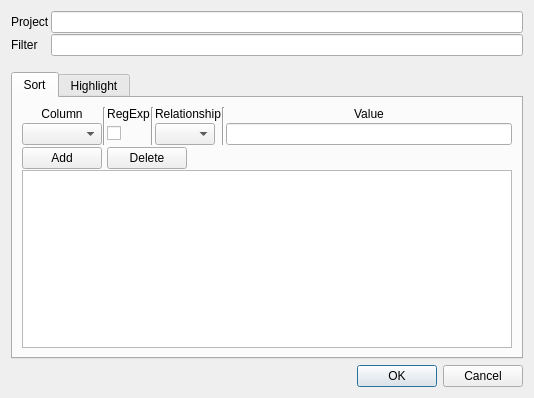
<?xml version="1.0" encoding="UTF-8"?>
<ui version="4.0">
 <class>FilterDialog</class>
 <widget class="QDialog" name="FilterDialog">
  <property name="geometry">
   <rect>
    <x>0</x>
    <y>0</y>
    <width>534</width>
    <height>398</height>
   </rect>
  </property>
  <property name="windowTitle">
   <string>Dialog</string>
  </property>
  <layout class="QGridLayout" name="gridLayout_2">
   <item row="1" column="0">
    <widget class="QDialogButtonBox" name="buttonBox">
     <property name="orientation">
      <enum>Qt::Horizontal</enum>
     </property>
     <property name="standardButtons">
      <set>QDialogButtonBox::Cancel|QDialogButtonBox::Ok</set>
     </property>
    </widget>
   </item>
   <item row="0" column="0">
    <layout class="QGridLayout" name="gridLayout">
     <property name="spacing">
      <number>1</number>
     </property>
     <item row="1" column="2">
      <widget class="QLineEdit" name="filter"/>
     </item>
     <item row="0" column="2">
      <widget class="QLineEdit" name="project"/>
     </item>
     <item row="3" column="0" colspan="3">
      <widget class="QTabWidget" name="tabWidget">
       <property name="currentIndex">
        <number>0</number>
       </property>
       <widget class="QWidget" name="tabSort">
        <attribute name="title">
         <string>Sort</string>
        </attribute>
        <layout class="QGridLayout" name="gridLayout_4">
         <item row="0" column="0">
          <layout class="QGridLayout" name="gridLayout_3">
           <property name="spacing">
            <number>1</number>
           </property>
           <item row="2" column="4">
            <widget class="QComboBox" name="sortRelationship">
             <property name="maximumSize">
              <size>
               <width>60</width>
               <height>16777215</height>
              </size>
             </property>
            </widget>
           </item>
           <item row="0" column="0">
            <widget class="QLabel" name="label_3">
             <property name="sizePolicy">
              <sizepolicy hsizetype="Preferred" vsizetype="Fixed">
               <horstretch>0</horstretch>
               <verstretch>0</verstretch>
              </sizepolicy>
             </property>
             <property name="text">
              <string>Column</string>
             </property>
             <property name="alignment">
              <set>Qt::AlignCenter</set>
             </property>
            </widget>
           </item>
           <item row="2" column="6">
            <widget class="QLineEdit" name="sortValue"/>
           </item>
           <item row="0" column="6">
            <widget class="QLabel" name="label_6">
             <property name="sizePolicy">
              <sizepolicy hsizetype="Preferred" vsizetype="Fixed">
               <horstretch>0</horstretch>
               <verstretch>0</verstretch>
              </sizepolicy>
             </property>
             <property name="text">
              <string>Value</string>
             </property>
             <property name="alignment">
              <set>Qt::AlignCenter</set>
             </property>
            </widget>
           </item>
           <item row="0" column="4">
            <widget class="QLabel" name="label_5">
             <property name="sizePolicy">
              <sizepolicy hsizetype="Preferred" vsizetype="Fixed">
               <horstretch>0</horstretch>
               <verstretch>0</verstretch>
              </sizepolicy>
             </property>
             <property name="text">
              <string>Relationship</string>
             </property>
             <property name="alignment">
              <set>Qt::AlignCenter</set>
             </property>
            </widget>
           </item>
           <item row="0" column="2">
            <widget class="QLabel" name="label_4">
             <property name="sizePolicy">
              <sizepolicy hsizetype="Preferred" vsizetype="Fixed">
               <horstretch>0</horstretch>
               <verstretch>0</verstretch>
              </sizepolicy>
             </property>
             <property name="text">
              <string>RegExp</string>
             </property>
             <property name="alignment">
              <set>Qt::AlignCenter</set>
             </property>
            </widget>
           </item>
           <item row="2" column="2">
            <widget class="QCheckBox" name="sortRegExp">
             <property name="sizePolicy">
              <sizepolicy hsizetype="Fixed" vsizetype="Fixed">
               <horstretch>0</horstretch>
               <verstretch>0</verstretch>
              </sizepolicy>
             </property>
             <property name="layoutDirection">
              <enum>Qt::LeftToRight</enum>
             </property>
             <property name="text">
              <string/>
             </property>
            </widget>
           </item>
           <item row="4" column="0">
            <widget class="QPushButton" name="sortAdd">
             <property name="sizePolicy">
              <sizepolicy hsizetype="Fixed" vsizetype="Fixed">
               <horstretch>0</horstretch>
               <verstretch>0</verstretch>
              </sizepolicy>
             </property>
             <property name="text">
              <string>Add</string>
             </property>
            </widget>
           </item>
           <item row="2" column="0">
            <widget class="QComboBox" name="sortColumn"/>
           </item>
           <item row="5" column="0" colspan="7">
            <widget class="QTableView" name="sortTableView"/>
           </item>
           <item row="4" column="2" colspan="3">
            <widget class="QPushButton" name="sortDelete">
             <property name="sizePolicy">
              <sizepolicy hsizetype="Fixed" vsizetype="Fixed">
               <horstretch>0</horstretch>
               <verstretch>0</verstretch>
              </sizepolicy>
             </property>
             <property name="text">
              <string>Delete</string>
             </property>
            </widget>
           </item>
           <item row="0" column="3" rowspan="3">
            <widget class="Line" name="line_10">
             <property name="orientation">
              <enum>Qt::Vertical</enum>
             </property>
            </widget>
           </item>
           <item row="0" column="1" rowspan="3">
            <widget class="Line" name="line_9">
             <property name="orientation">
              <enum>Qt::Vertical</enum>
             </property>
            </widget>
           </item>
           <item row="0" column="5" rowspan="3">
            <widget class="Line" name="line_11">
             <property name="orientation">
              <enum>Qt::Vertical</enum>
             </property>
            </widget>
           </item>
           <item row="3" column="2">
            <widget class="Line" name="line_8">
             <property name="orientation">
              <enum>Qt::Vertical</enum>
             </property>
            </widget>
           </item>
           <item row="1" column="6">
            <widget class="Line" name="line_13">
             <property name="orientation">
              <enum>Qt::Vertical</enum>
             </property>
            </widget>
           </item>
          </layout>
         </item>
        </layout>
       </widget>
       <widget class="QWidget" name="tabHighlight">
        <attribute name="title">
         <string>Highlight</string>
        </attribute>
        <layout class="QGridLayout" name="gridLayout_6">
         <item row="0" column="0">
          <layout class="QGridLayout" name="gridLayout_5">
           <property name="spacing">
            <number>1</number>
           </property>
           <item row="2" column="9">
            <widget class="QLabel" name="highlightColor">
             <property name="sizePolicy">
              <sizepolicy hsizetype="Fixed" vsizetype="Fixed">
               <horstretch>0</horstretch>
               <verstretch>0</verstretch>
              </sizepolicy>
             </property>
             <property name="minimumSize">
              <size>
               <width>50</width>
               <height>21</height>
              </size>
             </property>
             <property name="text">
              <string/>
             </property>
            </widget>
           </item>
           <item row="2" column="7">
            <widget class="QLineEdit" name="highlightValue"/>
           </item>
           <item row="0" column="5" rowspan="3">
            <widget class="Line" name="line_5">
             <property name="orientation">
              <enum>Qt::Vertical</enum>
             </property>
            </widget>
           </item>
           <item row="0" column="3" rowspan="3">
            <widget class="Line" name="line_4">
             <property name="orientation">
              <enum>Qt::Vertical</enum>
             </property>
            </widget>
           </item>
           <item row="0" column="1" rowspan="3">
            <widget class="Line" name="line_3">
             <property name="orientation">
              <enum>Qt::Vertical</enum>
             </property>
            </widget>
           </item>
           <item row="0" column="8" rowspan="3">
            <widget class="Line" name="line_6">
             <property name="orientation">
              <enum>Qt::Vertical</enum>
             </property>
            </widget>
           </item>
           <item row="2" column="4">
            <widget class="QComboBox" name="highlightRelationship">
             <property name="sizePolicy">
              <sizepolicy hsizetype="Fixed" vsizetype="Fixed">
               <horstretch>0</horstretch>
               <verstretch>0</verstretch>
              </sizepolicy>
             </property>
             <property name="maximumSize">
              <size>
               <width>60</width>
               <height>16777215</height>
              </size>
             </property>
            </widget>
           </item>
           <item row="2" column="2">
            <widget class="QCheckBox" name="highlightRegExp">
             <property name="sizePolicy">
              <sizepolicy hsizetype="Fixed" vsizetype="Fixed">
               <horstretch>0</horstretch>
               <verstretch>0</verstretch>
              </sizepolicy>
             </property>
             <property name="text">
              <string/>
             </property>
            </widget>
           </item>
           <item row="0" column="9" colspan="3">
            <widget class="QLabel" name="label_11">
             <property name="text">
              <string>Color</string>
             </property>
             <property name="alignment">
              <set>Qt::AlignCenter</set>
             </property>
            </widget>
           </item>
           <item row="2" column="11">
            <widget class="QPushButton" name="highlightChooseColor">
             <property name="sizePolicy">
              <sizepolicy hsizetype="Fixed" vsizetype="Fixed">
               <horstretch>0</horstretch>
               <verstretch>0</verstretch>
              </sizepolicy>
             </property>
             <property name="maximumSize">
              <size>
               <width>50</width>
               <height>16777215</height>
              </size>
             </property>
             <property name="text">
              <string>Color</string>
             </property>
            </widget>
           </item>
           <item row="0" column="2">
            <widget class="QLabel" name="label_8">
             <property name="text">
              <string>RegExp</string>
             </property>
             <property name="alignment">
              <set>Qt::AlignCenter</set>
             </property>
            </widget>
           </item>
           <item row="2" column="0">
            <widget class="QComboBox" name="highlightColumn"/>
           </item>
           <item row="0" column="0">
            <widget class="QLabel" name="label_7">
             <property name="text">
              <string>Column</string>
             </property>
             <property name="alignment">
              <set>Qt::AlignCenter</set>
             </property>
            </widget>
           </item>
           <item row="0" column="4">
            <widget class="QLabel" name="label_9">
             <property name="text">
              <string>Relationship</string>
             </property>
             <property name="alignment">
              <set>Qt::AlignCenter</set>
             </property>
            </widget>
           </item>
           <item row="0" column="7">
            <widget class="QLabel" name="label_10">
             <property name="text">
              <string>Value</string>
             </property>
             <property name="alignment">
              <set>Qt::AlignCenter</set>
             </property>
            </widget>
           </item>
           <item row="3" column="0">
            <widget class="QPushButton" name="highlightAdd">
             <property name="sizePolicy">
              <sizepolicy hsizetype="Fixed" vsizetype="Fixed">
               <horstretch>0</horstretch>
               <verstretch>0</verstretch>
              </sizepolicy>
             </property>
             <property name="text">
              <string>Add</string>
             </property>
            </widget>
           </item>
           <item row="4" column="0" colspan="12">
            <widget class="QTableView" name="highlightTableView"/>
           </item>
           <item row="3" column="2" colspan="3">
            <widget class="QPushButton" name="highlightDelete">
             <property name="sizePolicy">
              <sizepolicy hsizetype="Fixed" vsizetype="Fixed">
               <horstretch>0</horstretch>
               <verstretch>0</verstretch>
              </sizepolicy>
             </property>
             <property name="text">
              <string>Delete</string>
             </property>
            </widget>
           </item>
           <item row="2" column="10">
            <widget class="Line" name="line_7">
             <property name="orientation">
              <enum>Qt::Vertical</enum>
             </property>
            </widget>
           </item>
           <item row="0" column="6">
            <widget class="Line" name="line_16">
             <property name="orientation">
              <enum>Qt::Horizontal</enum>
             </property>
            </widget>
           </item>
          </layout>
         </item>
        </layout>
       </widget>
      </widget>
     </item>
     <item row="1" column="0" colspan="2">
      <widget class="QLabel" name="label_2">
       <property name="text">
        <string>Filter</string>
       </property>
      </widget>
     </item>
     <item row="0" column="0" colspan="2">
      <widget class="QLabel" name="label">
       <property name="text">
        <string>Project</string>
       </property>
      </widget>
     </item>
     <item row="2" column="0" colspan="3">
      <widget class="QLabel" name="errorMessage">
       <property name="text">
        <string/>
       </property>
      </widget>
     </item>
    </layout>
   </item>
  </layout>
 </widget>
 <resources/>
 <connections>
  <connection>
   <sender>buttonBox</sender>
   <signal>accepted()</signal>
   <receiver>FilterDialog</receiver>
   <slot>accept()</slot>
   <hints>
    <hint type="sourcelabel">
     <x>248</x>
     <y>254</y>
    </hint>
    <hint type="destinationlabel">
     <x>157</x>
     <y>274</y>
    </hint>
   </hints>
  </connection>
  <connection>
   <sender>buttonBox</sender>
   <signal>rejected()</signal>
   <receiver>FilterDialog</receiver>
   <slot>reject()</slot>
   <hints>
    <hint type="sourcelabel">
     <x>316</x>
     <y>260</y>
    </hint>
    <hint type="destinationlabel">
     <x>286</x>
     <y>274</y>
    </hint>
   </hints>
  </connection>
 </connections>
</ui>
